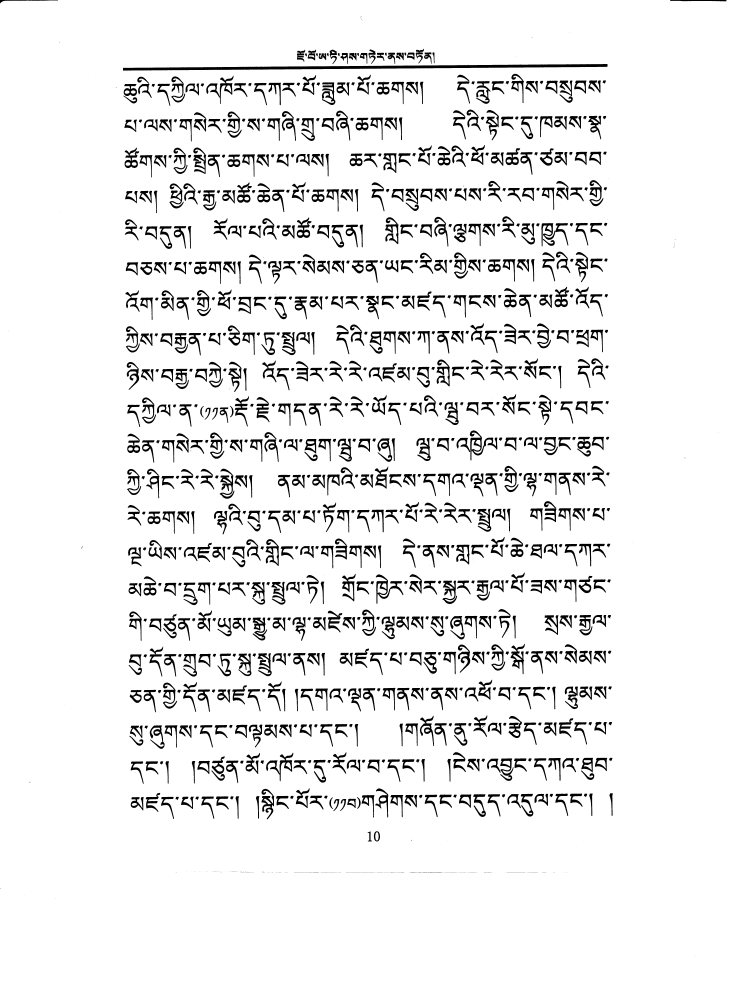
#> input picture papaer_pic/tt.png, 5100 x 7014 px, given in place of 49.png, which was not available (shown at 1/7 size)
$ python tilt_correct.py   (older library calls are emulated)
#> lines starting #> are read from the running program, lines starting #| are printed output that depends on the picture; after the words box and inside, x2 and y2 are one past the last pixel; in counts of white or black regions, pixels touching at a corner belong together; pictures that were not available may be replaced by others from this repository, and a replacement may not be noted
#> `img = io.imread("D:/49.png",as_grey=True)`: img: shape (7014, 5100) bool; 92.6% white; 1423 black regions (465 under 20 px), largest, box (x1, y1, x2, y2) and area: (861, 448, 4253, 494) 66449, (3289, 3013, 3481, 3224) 10599, (2631, 4021, 2824, 4226) 9993
from __future__ import division,print_function

import os
import imghdr
import optparse

import numpy as np
import matplotlib.pyplot as plt
from skimage import io
from skimage.feature import canny
from skimage.color import rgb2gray
from skimage.transform import hough_line, hough_line_peaks,rescale,rotate


def compare_sum(value):
    if value >= 44 and value <= 46:
        return True
    else:
        return False

def get_max_freq_elem(arr):
    max_arr = []
    freqs = {}
    for i in arr:
        if i in freqs:
            freqs[i] += 1
        else:
            freqs[i] = 1

    sorted_keys = sorted(freqs, key=freqs.get, reverse=True)
    max_freq = freqs[sorted_keys[0]]

    for k in sorted_keys:
        if freqs[k] == max_freq:
            max_arr.append(k)

    return max_arr

def calculate_deviation(angle):
    angle_in_degrees = np.abs(angle)
    deviation = np.abs(np.pi/4 - angle_in_degrees)

    return deviation

def determine_skew(img_org):
    img = rescale(img_org,0.1)
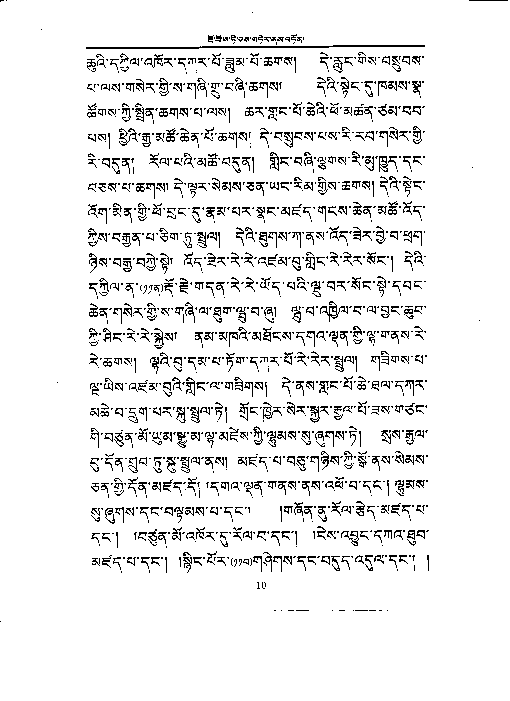
#> img: shape (701, 510) bool; 92.6% white; black in thin lines or dots, all inside (x1, y1, x2, y2) = (0, 0, 508, 622)
    edges = canny(img, sigma=3.0)
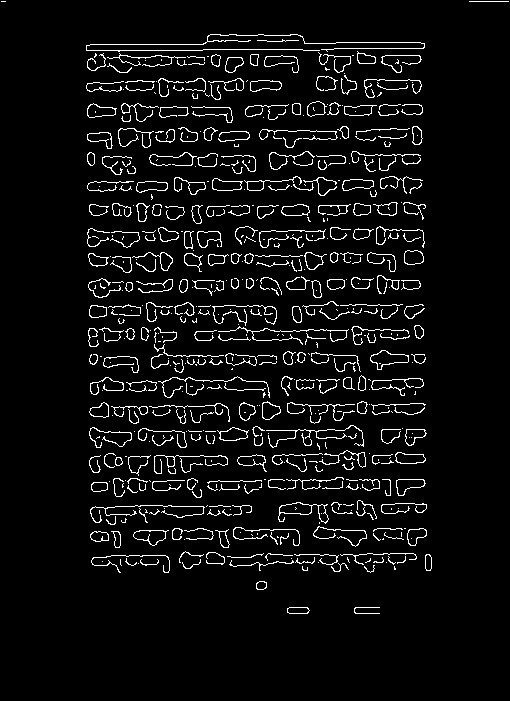
#> edges: shape (701, 510) bool; 5.5% white in thin lines or dots, all inside (x1, y1, x2, y2) = (1, 1, 509, 614)
    h, a, d = hough_line(edges)
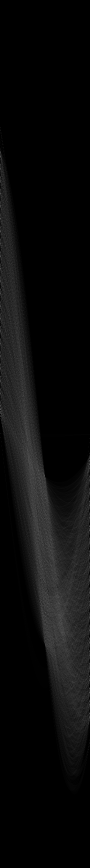
#> h: shape (1735, 180) uint64 (shown at 1/2 size); min 0, max 135, mean 11.4
#> a = 180 values from -1.57 to 1.55; d = 1735 values from -867 to 867
    _, ap, _ = hough_line_peaks(h, a, d, num_peaks=20)
#> ap = 20 values, max 1.55 at index 1, min -1.57 at index 0, mean -0.634

    absolute_deviations = [calculate_deviation(k) for k in ap]
#> absolute_deviations = [0.785, 0.768, 0.785, 0.785, 0.785, 0.785, 0.785, 0.698, 0.768, 0.785, 0.768, 0.785, 0.768, 0.768, 0.785, 0.785, 0.785, 0.785, 0.785, 0.716]
    average_deviation = np.mean(np.rad2deg(absolute_deviations))
#> average_deviation = 44.3
    ap_deg = [np.rad2deg(x) for x in ap]
#> ap_deg = [-90, 89, -90, -90, -90, -90, -90, -5, 89, -90, 89, -90, 89, 89, -90, -90, -90, -90, -90, 4]

    bin_0_45 = []
    bin_45_90 = []
    bin_0_45n = []
    bin_45_90n = []

    for ang in ap_deg:

        deviation_sum = int(90 - ang + average_deviation)
        if compare_sum(deviation_sum):
            bin_45_90.append(ang)
            continue

        deviation_sum = int(ang + average_deviation)
        if compare_sum(deviation_sum):
            bin_0_45.append(ang)
            continue

        deviation_sum = int(-ang + average_deviation)
        if compare_sum(deviation_sum):
            bin_0_45n.append(ang)
            continue

        deviation_sum = int(90 + ang + average_deviation)
        if compare_sum(deviation_sum):
            bin_45_90n.append(ang)
#> this loop made 20 passes
#> ang on passes 1 to 12: -90, 89, -90, -90, -90, -90, -90, -5, 89, -90, 89, -90
#> after the loop, bin_0_45 = []; bin_0_45n = []; bin_45_90 = [89, 89, 89, 89, 89]; bin_45_90n = [-90, -90, -90, -90, -90, -90, -90, -90, -90, -90, -90, -90, -90]

    angles = [bin_0_45, bin_45_90, bin_0_45n, bin_45_90n]
#> angles = [[], [89, 89, 89, 89, 89], [], [-90, -90, -90, -90, -90, -90, -90, -90, -90, -90, -90, -90, -90]]
    lmax = 0

    for j in range(len(angles)):
        l = len(angles[j])
        if l > lmax:
            lmax = l
            maxi = j
#> this loop made 4 passes
#> (l, lmax, maxi) on passes 2, 4: (5, 5, 1), (13, 13, 3)
#> l on passes 1, 3: 0, 0
#> after the loop, lmax = 13; maxi = 3

    if lmax:
        ans_arr = get_max_freq_elem(angles[maxi])
#> the loop in get_max_freq_elem, `for i in arr:` made 13 passes
#> after the loop in get_max_freq_elem, `for i in arr:`: freqs = {-90: 13}
#> in get_max_freq_elem, `sorted_keys = sorted(freqs, key=freqs.get, reverse=True)`: sorted_keys = [-90]
#> in get_max_freq_elem, `max_freq = freqs[sorted_keys[0]]`: max_freq = 13
#> the loop in get_max_freq_elem, `for k in sorted_keys:` made 1 pass
#> after the loop in get_max_freq_elem, `for k in sorted_keys:`: max_arr = [-90]
#> ans_arr = [-90]
        ans_res = np.mean(ans_arr)
#> ans_res = -90

    else:
        ans_arr = get_max_freq_elem(ap_deg)
        ans_res = np.mean(ans_arr)

#> (the run stopped early here; a loop or call above may not have finished)

$ run again, on papaer_pic/tt2.png
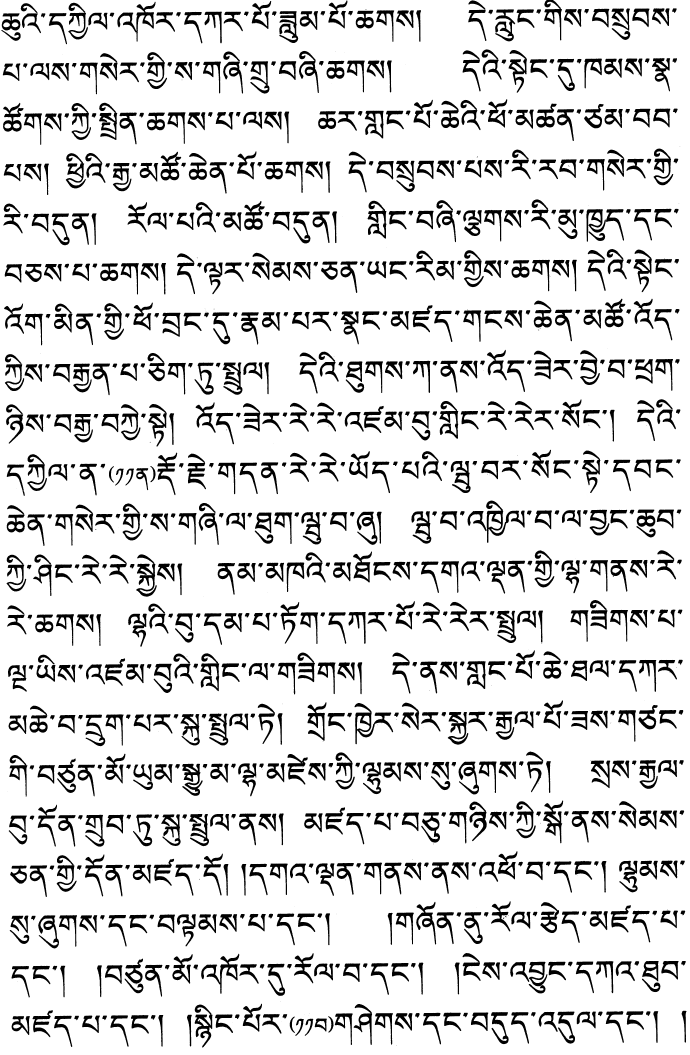
#> input picture papaer_pic/tt2.png, 3448 x 5272 px, given in place of 49.png, which was not available (shown at 1/5 size)
#> edges: shape (527, 345) bool; 10% white in thin lines or dots
#> in determine_skew, `h, a, d = hough_line(edges)`:
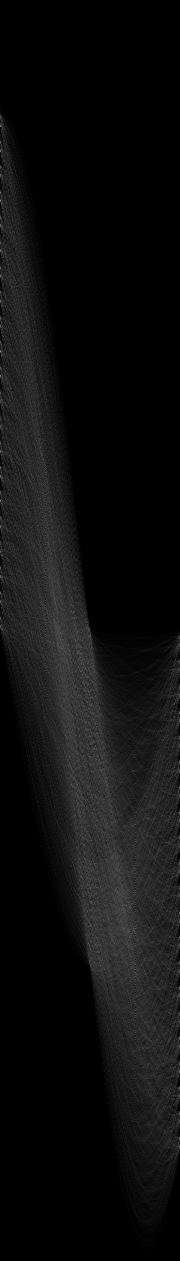
#> h: shape (1261, 180) uint64; min 0, max 146, mean 14.4
#> a = 180 values from -1.57 to 1.55; d = 1261 values from -630 to 630
#> ap = 20 values, max 1.55 at index 3, min -1.57 at index 0, mean -0.247
#> absolute_deviations = [0.785, 0.785, 0.785, 0.768, 0.785, 0.768, 0.785, 0.768, 0.768, 0.785, 0.785, 0.768, 0.768, 0.785, 0.785, 0.785, 0.698, 0.768, 0.785, 0.768]
#> average_deviation = 44.35
#> ap_deg = [-90, -90, -90, 89, -90, 89, -90, 89, 89, -90, -90, 89, 89, -90, -90, -90, -5, 89, -90, 89]
#> the loop in determine_skew, `for ang in ap_deg: ` made 20 passes
#> ang on passes 1 to 8: -90, -90, -90, 89, -90, 89, -90, 89
#> after the loop in determine_skew, `for ang in ap_deg:`: bin_0_45 = []; bin_45_90 = [89, 89, 89, 89, 89, 89, 89, 89]; bin_45_90n = [-90, -90, -90, -90, -90, -90, -90, -90, -90, -90, -90]
#> angles = [[], [89, 89, 89, 89, 89, 89, 89, 89], [], [-90, -90, -90, -90, -90, -90, -90, -90, -90, -90, -90]]
#> the loop in determine_skew, `for j in range(len(angles)):` made 4 passes
#> (l, lmax, maxi) on passes 2, 4: (8, 8, 1), (11, 11, 3)
#> after the loop in determine_skew, `for j in range(len(angles)):`: lmax = 11; maxi = 3
#> the loop in get_max_freq_elem, `for i in arr:` made 11 passes
#> after the loop in get_max_freq_elem, `for i in arr:`: freqs = {-90: 11}
#> sorted_keys = [-90]
#> max_freq = 11
#> the loop in get_max_freq_elem, `for k in sorted_keys:` made 1 pass
#> after the loop in get_max_freq_elem, `for k in sorted_keys:`: max_arr = [-90]
#> ans_res = -90
#> `img2 = rescale(img,0.3)`:
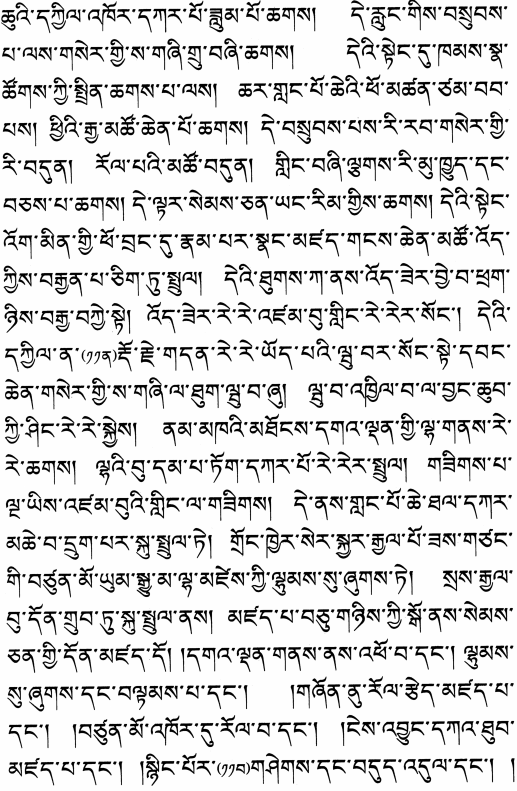
#> img2: shape (1582, 1034) float64 (shown at 1/2 size); min 0, max 1, mean 0.86
